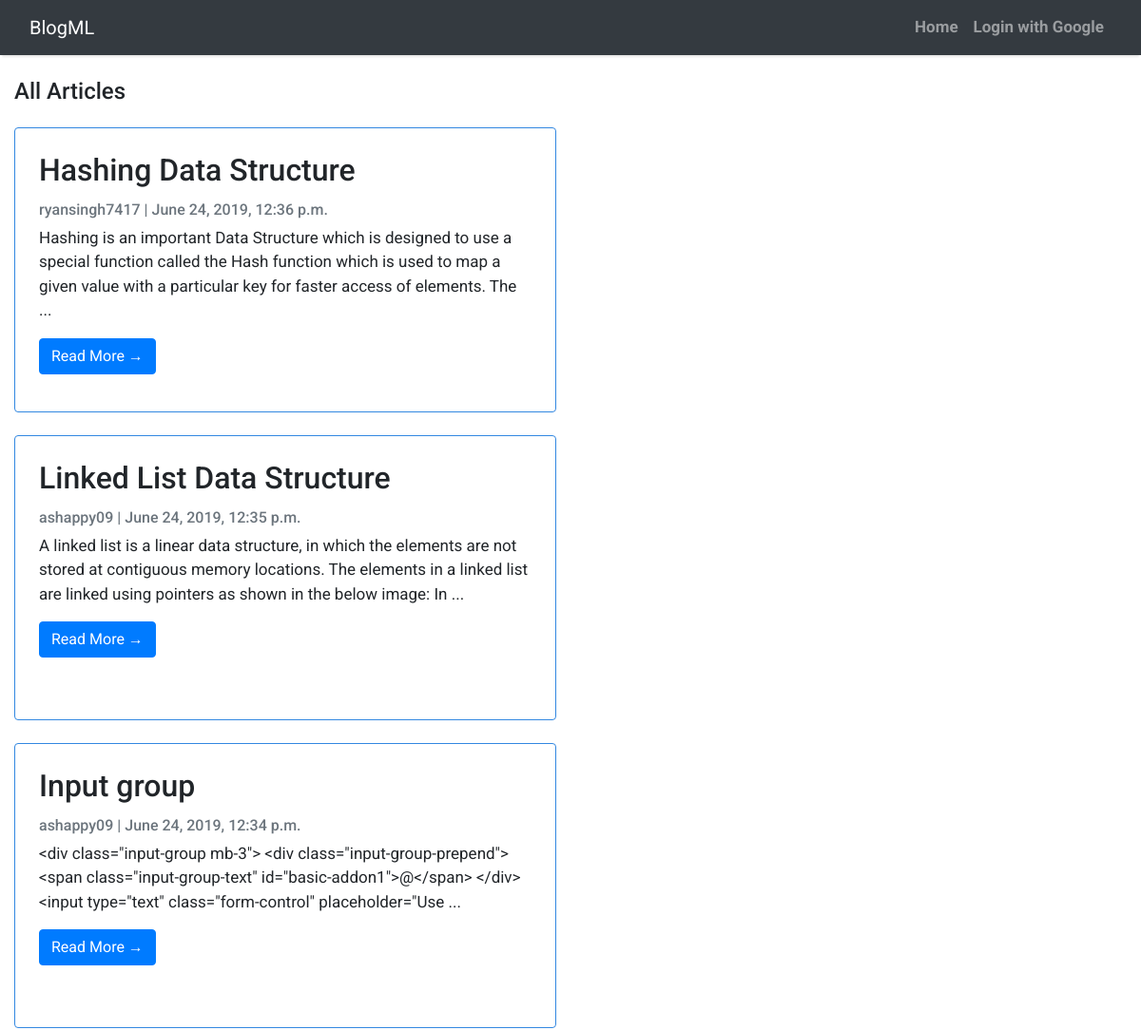
/postlist/ (upper part), run on an earlier commit of the app's database.
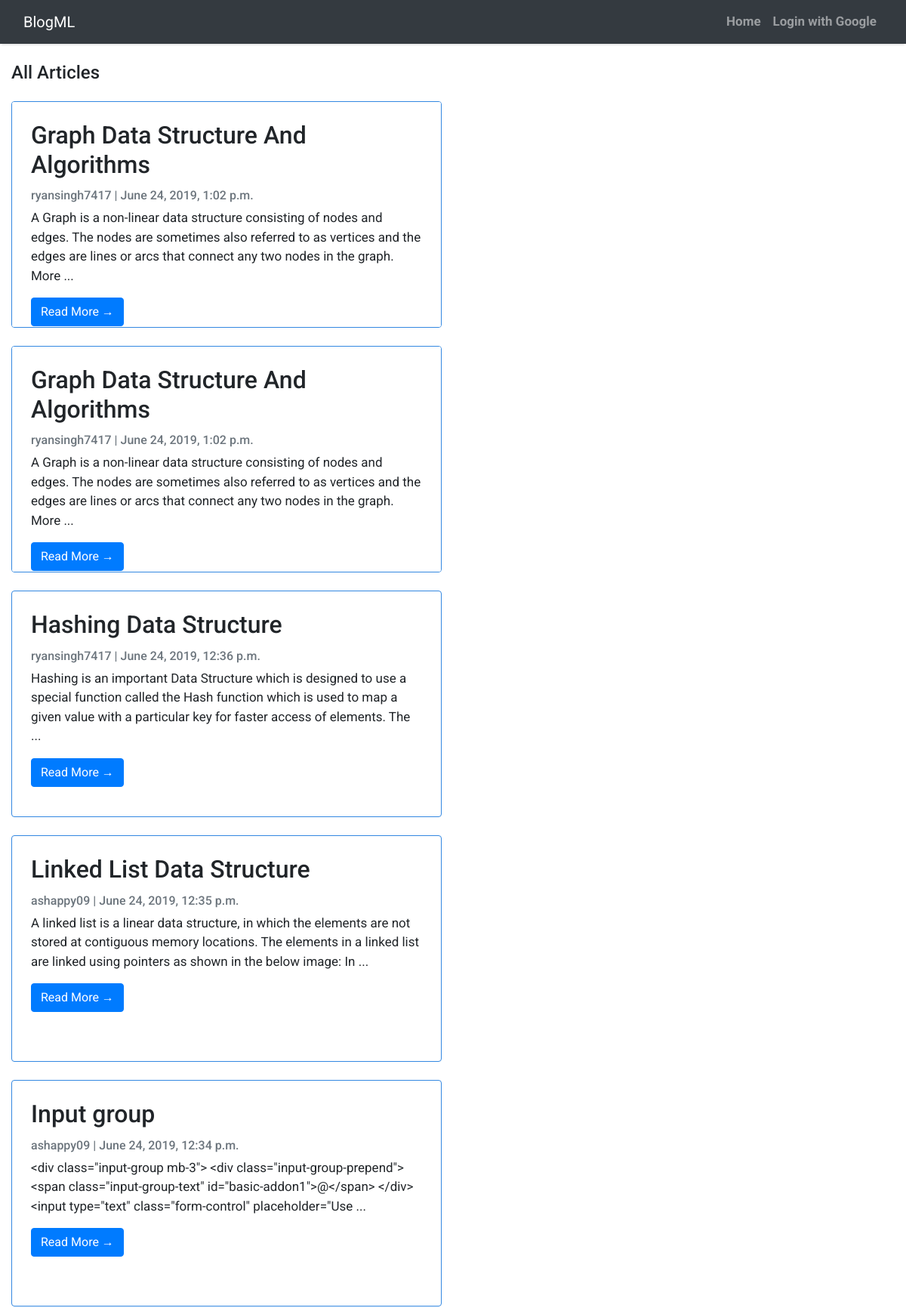
And on a later commit of the database.
### dashboard/models.py (models this page shows, shortened)
class Post(models.Model):
    author = models.ForeignKey(settings.AUTH_USER_MODEL, on_delete=models.CASCADE)
    title = models.CharField(max_length=200)
    text = models.TextField()
    created_date = models.DateTimeField(default=timezone.now)
    published_date = models.DateTimeField(blank=True, null=True)
    objects = models.Manager

### dashboard/views.py (the view)
# urls.py: path('postlist/',views.getallpost,name = 'postlist')
def getallpost(request):
    post = Post.objects.order_by('-published_date')
    return render(request,'postlist.html',{'post_list':post,'info':"All Articles"})

### dashboard/templates/postlist.html
{% extends 'base.html' %} {% block content %}
<div class="col-md-6 mt-3 ">
        <h4 class=" site-heading my-4 mt-3 text-black">{{info}}</h4>
        {% for object in post_list %}
        <div class="card mb-4">
            <div class="card-body">
                <h2 class="card-title">{{ object.title }}</h2>
                <p class="card-text text-muted h6">{{ object.author }} | {{ object.published_date}} </p>
                <p class="card-text">{{object.text|slice:200}} ...</p>
                <a href="{% url 'post_detail' pk=object.pk  %}" class="btn btn-primary">Read More &rarr;</a>
            </div>
        </div>
        {% endfor %}
    </div>
    {% endblock content %}

What changed in the data, as far as the page shows it:
added Post: title "Graph Data Structure And Algorithms", author "ryansingh7417", published_date "June 24, 2019, 1:02 p.m.", text "A Graph is a non-linear data structure consisting of nodes and edges. The nodes are sometimes also referred to as vertices and the edges are lines or arcs that connect any two nodes in the graph. More"
added Post: title "Graph Data Structure And Algorithms", author "ryansingh7417", published_date "June 24, 2019, 1:02 p.m.", text "A Graph is a non-linear data structure consisting of nodes and edges. The nodes are sometimes also referred to as vertices and the edges are lines or arcs that connect any two nodes in the graph. More"
